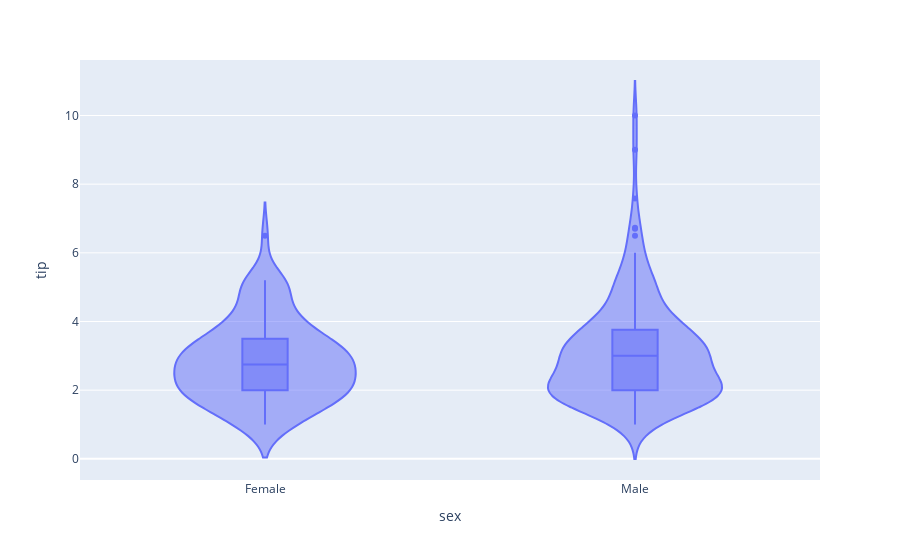

Notebook code cell kept with this figure:
### Code cell
px.violin(data_frame=data,x='sex',y='tip',box=True)

### Figure 1 — Plotly figure (JSON) as saved in the notebook; plotly's stock layout.template omitted (floating-point values rounded to 4 significant figures; data arrays with more than 128 entries replaced by an {"elided": "..."} marker saying what was removed)
{"data": [{"alignmentgroup": "True", "box": {"visible": true}, "hoverlabel": {"namelength": 0}, "hovertemplate": "sex=%{x}<br>tip=%{y}", "legendgroup": "", "marker": {"color": "#636efa"}, "name": "", "offsetgroup": "", "orientation": "v", "scalegroup": "True", "showlegend": false, "type": "violin", "x": {"elided": "244 str values"}, "x0": " ", "xaxis": "x", "y": {"elided": "244 float values"}, "y0": " ", "yaxis": "y"}], "layout": {"legend": {"tracegroupgap": 0}, "margin": {"t": 60}, "violinmode": "group", "xaxis": {"anchor": "y", "domain": [0, 1], "title": {"text": "sex"}}, "yaxis": {"anchor": "x", "domain": [0, 1], "title": {"text": "tip"}}}}
